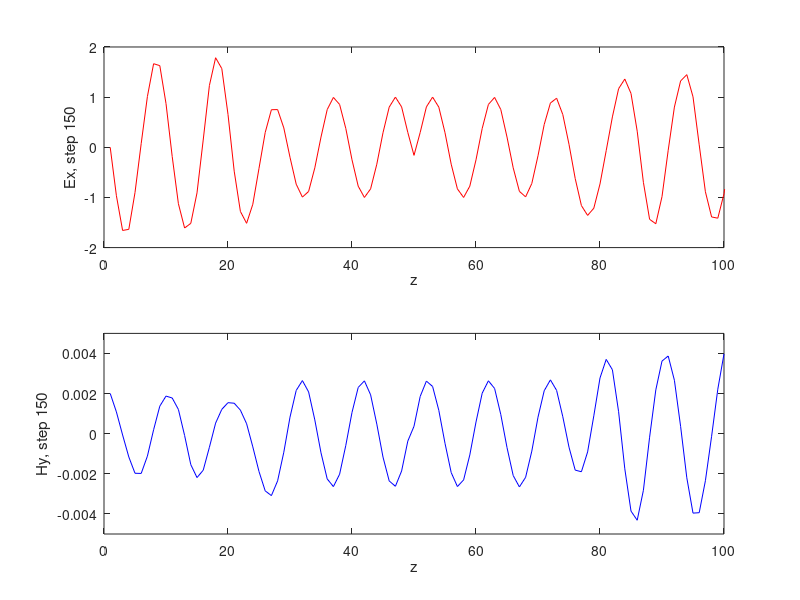

This chart was generated by the following MATLAB code:
% This program demonstrates a one-dimensional FDTD simulation.
% The program mainly simulates the propagation of electromagnetic wave in Z 
% directionin free space. The excitation source is a harmonic field source.
% The simplest PEC boundary condition is used as the boundary condition.

% �ó�����ʾ��һάFDTDģ�⡣
% �ó�����Ҫģ���˵�Ų������ɿռ���z�����ϵĴ���������ԴΪʱг��Դ���߽�����
% ��������򵥵�PEC�߽�������

clc;
clear;
close all;

%***********************************************************************
% Fundamental constants ��������
%***********************************************************************

eps0 = 8.85e-12;	% permittivity of vacuum ��ս�糣��
mu0 = 4*pi*1e-7;	% permeability of vacuum ��մŵ���
c0 = 1/sqrt(mu0*eps0);	% speed of light ����

%***********************************************************************
% Mesh parameters �������
%***********************************************************************

Nz = 100;	% number of cells in 1D problem space һά����ռ��еĵ�Ԫ��
Nt = 150;	% number of iterations ��������
dz = 3e-2;	% space step �ռ䲽��
dt = 1/(2.0*c0*sqrt(1/dz^2));	%time step ʱ�䲽��

%***********************************************************************
% Material properties ý������
%***********************************************************************

epsR = 1;	% relative permittivity ��Խ�糣��
muR = 1;	% relative permeability ��Դŵ���
sigE = 0;	% electric conductivity �絼��
sigH = 0;	% effective magnetism conductivity ��Ч�ŵ���

%***********************************************************************
% Boundary conditions �߽�����
%***********************************************************************

% PEC�߽�����

%***********************************************************************
% Updating coefficients ����ϵ��
%***********************************************************************

CA = (eps0*epsR/dt-sigE/2)/(eps0*epsR/dt+sigE/2);
CB = 1/(eps0*epsR/dt+sigE/2);
CP = (mu0*muR/dt-sigH/2)/(mu0*muR/dt+sigH/2);
CQ = 1/(mu0*muR/dt+sigH/2);

%***********************************************************************
% Source excitation Դ����
%***********************************************************************

fre = 1.0e+9; % frequency ����ԴƵ��
Jz = round(Nz/2);   % position ����Դλ��

%***********************************************************************
% Initializing field arrays ��ʼ����
%***********************************************************************

Ex = zeros(Nz+1,1);
Hy = zeros(Nz,1);

%***********************************************************************
% BEGIN TIME-STEPPING LOOP ��ʼѭ��
%***********************************************************************

for n=1:Nt
    
    % Set excitation source ���ü���Դ
%     Ex(1) = sin(2.0*pi*fre*dt*n);
%     Ex(Jz) = 1;
    Ex(Jz) = sin(2.0*pi*fre*dt*n);
%     Ex(Nz+1) = sin(2.0*pi*fre*dt*n);

    % Update magnetic field ���´ų�
    for k = 1:Nz
        Hy(k) = CP*Hy(k)-CQ*(Ex(k+1)-Ex(k))/dz;
    end
    
    % Update electric field ���µ糡
    for k = 2:Nz
        Ex(k) = CA*Ex(k)-CB*(Hy(k)-Hy(k-1))/dz;
    end
   
    % Set boundary conditions ���ñ߽�����
    
    % Visualize fields ���ӻ���
    subplot(2,1,1),plot(Ex,'r');
    xlabel('z');ylabel(['Ex, step ',int2str(n)]);axis([0 100 -2 2]);
    subplot(2,1,2),plot(Hy,'b');
    xlabel('z');ylabel(['Hy, step ',int2str(n)]);axis([0 100 -5e-3 5e-3]);
    drawnow;

end

%***********************************************************************
% END TIME-STEPPING LOOP ����ѭ��
%***********************************************************************